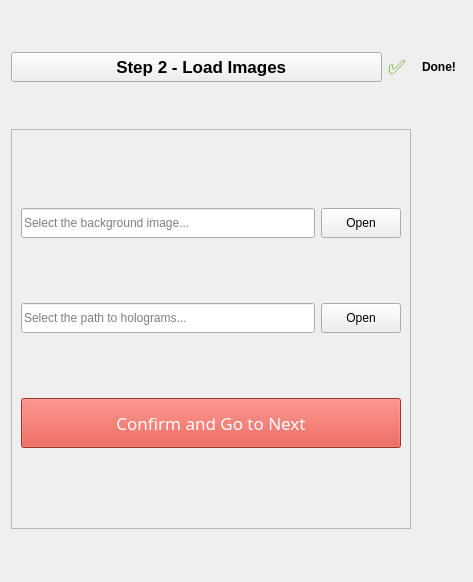
<?xml version="1.0" encoding="UTF-8"?>
<ui version="4.0">
 <class>Form</class>
 <widget class="QWidget" name="Form">
  <property name="geometry">
   <rect>
    <x>0</x>
    <y>0</y>
    <width>473</width>
    <height>582</height>
   </rect>
  </property>
  <property name="windowTitle">
   <string>Form</string>
  </property>
  <layout class="QGridLayout" name="mainLayout">
   <item row="0" column="1">
    <widget class="QLabel" name="label_check">
     <property name="enabled">
      <bool>true</bool>
     </property>
     <property name="maximumSize">
      <size>
       <width>28</width>
       <height>16777215</height>
      </size>
     </property>
     <property name="palette">
      <palette>
       <active>
        <colorrole role="WindowText">
         <brush brushstyle="SolidPattern">
          <color alpha="255">
           <red>78</red>
           <green>154</green>
           <blue>6</blue>
          </color>
         </brush>
        </colorrole>
        <colorrole role="Button">
         <brush brushstyle="SolidPattern">
          <color alpha="255">
           <red>78</red>
           <green>154</green>
           <blue>6</blue>
          </color>
         </brush>
        </colorrole>
        <colorrole role="Light">
         <brush brushstyle="SolidPattern">
          <color alpha="255">
           <red>117</red>
           <green>231</green>
           <blue>9</blue>
          </color>
         </brush>
        </colorrole>
        <colorrole role="Midlight">
         <brush brushstyle="SolidPattern">
          <color alpha="255">
           <red>97</red>
           <green>192</green>
           <blue>7</blue>
          </color>
         </brush>
        </colorrole>
        <colorrole role="Dark">
         <brush brushstyle="SolidPattern">
          <color alpha="255">
           <red>39</red>
           <green>77</green>
           <blue>3</blue>
          </color>
         </brush>
        </colorrole>
        <colorrole role="Mid">
         <brush brushstyle="SolidPattern">
          <color alpha="255">
           <red>52</red>
           <green>103</green>
           <blue>4</blue>
          </color>
         </brush>
        </colorrole>
        <colorrole role="Text">
         <brush brushstyle="SolidPattern">
          <color alpha="255">
           <red>78</red>
           <green>154</green>
           <blue>6</blue>
          </color>
         </brush>
        </colorrole>
        <colorrole role="BrightText">
         <brush brushstyle="SolidPattern">
          <color alpha="255">
           <red>255</red>
           <green>255</green>
           <blue>255</blue>
          </color>
         </brush>
        </colorrole>
        <colorrole role="ButtonText">
         <brush brushstyle="SolidPattern">
          <color alpha="255">
           <red>0</red>
           <green>0</green>
           <blue>0</blue>
          </color>
         </brush>
        </colorrole>
        <colorrole role="Base">
         <brush brushstyle="SolidPattern">
          <color alpha="255">
           <red>255</red>
           <green>255</green>
           <blue>255</blue>
          </color>
         </brush>
        </colorrole>
        <colorrole role="Window">
         <brush brushstyle="SolidPattern">
          <color alpha="255">
           <red>78</red>
           <green>154</green>
           <blue>6</blue>
          </color>
         </brush>
        </colorrole>
        <colorrole role="Shadow">
         <brush brushstyle="SolidPattern">
          <color alpha="255">
           <red>0</red>
           <green>0</green>
           <blue>0</blue>
          </color>
         </brush>
        </colorrole>
        <colorrole role="AlternateBase">
         <brush brushstyle="SolidPattern">
          <color alpha="255">
           <red>166</red>
           <green>204</green>
           <blue>130</blue>
          </color>
         </brush>
        </colorrole>
        <colorrole role="ToolTipBase">
         <brush brushstyle="SolidPattern">
          <color alpha="255">
           <red>255</red>
           <green>255</green>
           <blue>220</blue>
          </color>
         </brush>
        </colorrole>
        <colorrole role="ToolTipText">
         <brush brushstyle="SolidPattern">
          <color alpha="255">
           <red>0</red>
           <green>0</green>
           <blue>0</blue>
          </color>
         </brush>
        </colorrole>
       </active>
       <inactive>
        <colorrole role="WindowText">
         <brush brushstyle="SolidPattern">
          <color alpha="255">
           <red>78</red>
           <green>154</green>
           <blue>6</blue>
          </color>
         </brush>
        </colorrole>
        <colorrole role="Button">
         <brush brushstyle="SolidPattern">
          <color alpha="255">
           <red>78</red>
           <green>154</green>
           <blue>6</blue>
          </color>
         </brush>
        </colorrole>
        <colorrole role="Light">
         <brush brushstyle="SolidPattern">
          <color alpha="255">
           <red>117</red>
           <green>231</green>
           <blue>9</blue>
          </color>
         </brush>
        </colorrole>
        <colorrole role="Midlight">
         <brush brushstyle="SolidPattern">
          <color alpha="255">
           <red>97</red>
           <green>192</green>
           <blue>7</blue>
          </color>
         </brush>
        </colorrole>
        <colorrole role="Dark">
         <brush brushstyle="SolidPattern">
          <color alpha="255">
           <red>39</red>
           <green>77</green>
           <blue>3</blue>
          </color>
         </brush>
        </colorrole>
        <colorrole role="Mid">
         <brush brushstyle="SolidPattern">
          <color alpha="255">
           <red>52</red>
           <green>103</green>
           <blue>4</blue>
          </color>
         </brush>
        </colorrole>
        <colorrole role="Text">
         <brush brushstyle="SolidPattern">
          <color alpha="255">
           <red>78</red>
           <green>154</green>
           <blue>6</blue>
          </color>
         </brush>
        </colorrole>
        <colorrole role="BrightText">
         <brush brushstyle="SolidPattern">
          <color alpha="255">
           <red>255</red>
           <green>255</green>
           <blue>255</blue>
          </color>
         </brush>
        </colorrole>
        <colorrole role="ButtonText">
         <brush brushstyle="SolidPattern">
          <color alpha="255">
           <red>0</red>
           <green>0</green>
           <blue>0</blue>
          </color>
         </brush>
        </colorrole>
        <colorrole role="Base">
         <brush brushstyle="SolidPattern">
          <color alpha="255">
           <red>255</red>
           <green>255</green>
           <blue>255</blue>
          </color>
         </brush>
        </colorrole>
        <colorrole role="Window">
         <brush brushstyle="SolidPattern">
          <color alpha="255">
           <red>78</red>
           <green>154</green>
           <blue>6</blue>
          </color>
         </brush>
        </colorrole>
        <colorrole role="Shadow">
         <brush brushstyle="SolidPattern">
          <color alpha="255">
           <red>0</red>
           <green>0</green>
           <blue>0</blue>
          </color>
         </brush>
        </colorrole>
        <colorrole role="AlternateBase">
         <brush brushstyle="SolidPattern">
          <color alpha="255">
           <red>166</red>
           <green>204</green>
           <blue>130</blue>
          </color>
         </brush>
        </colorrole>
        <colorrole role="ToolTipBase">
         <brush brushstyle="SolidPattern">
          <color alpha="255">
           <red>255</red>
           <green>255</green>
           <blue>220</blue>
          </color>
         </brush>
        </colorrole>
        <colorrole role="ToolTipText">
         <brush brushstyle="SolidPattern">
          <color alpha="255">
           <red>0</red>
           <green>0</green>
           <blue>0</blue>
          </color>
         </brush>
        </colorrole>
       </inactive>
       <disabled>
        <colorrole role="WindowText">
         <brush brushstyle="SolidPattern">
          <color alpha="255">
           <red>39</red>
           <green>77</green>
           <blue>3</blue>
          </color>
         </brush>
        </colorrole>
        <colorrole role="Button">
         <brush brushstyle="SolidPattern">
          <color alpha="255">
           <red>78</red>
           <green>154</green>
           <blue>6</blue>
          </color>
         </brush>
        </colorrole>
        <colorrole role="Light">
         <brush brushstyle="SolidPattern">
          <color alpha="255">
           <red>117</red>
           <green>231</green>
           <blue>9</blue>
          </color>
         </brush>
        </colorrole>
        <colorrole role="Midlight">
         <brush brushstyle="SolidPattern">
          <color alpha="255">
           <red>97</red>
           <green>192</green>
           <blue>7</blue>
          </color>
         </brush>
        </colorrole>
        <colorrole role="Dark">
         <brush brushstyle="SolidPattern">
          <color alpha="255">
           <red>39</red>
           <green>77</green>
           <blue>3</blue>
          </color>
         </brush>
        </colorrole>
        <colorrole role="Mid">
         <brush brushstyle="SolidPattern">
          <color alpha="255">
           <red>52</red>
           <green>103</green>
           <blue>4</blue>
          </color>
         </brush>
        </colorrole>
        <colorrole role="Text">
         <brush brushstyle="SolidPattern">
          <color alpha="255">
           <red>39</red>
           <green>77</green>
           <blue>3</blue>
          </color>
         </brush>
        </colorrole>
        <colorrole role="BrightText">
         <brush brushstyle="SolidPattern">
          <color alpha="255">
           <red>255</red>
           <green>255</green>
           <blue>255</blue>
          </color>
         </brush>
        </colorrole>
        <colorrole role="ButtonText">
         <brush brushstyle="SolidPattern">
          <color alpha="255">
           <red>39</red>
           <green>77</green>
           <blue>3</blue>
          </color>
         </brush>
        </colorrole>
        <colorrole role="Base">
         <brush brushstyle="SolidPattern">
          <color alpha="255">
           <red>78</red>
           <green>154</green>
           <blue>6</blue>
          </color>
         </brush>
        </colorrole>
        <colorrole role="Window">
         <brush brushstyle="SolidPattern">
          <color alpha="255">
           <red>78</red>
           <green>154</green>
           <blue>6</blue>
          </color>
         </brush>
        </colorrole>
        <colorrole role="Shadow">
         <brush brushstyle="SolidPattern">
          <color alpha="255">
           <red>0</red>
           <green>0</green>
           <blue>0</blue>
          </color>
         </brush>
        </colorrole>
        <colorrole role="AlternateBase">
         <brush brushstyle="SolidPattern">
          <color alpha="255">
           <red>78</red>
           <green>154</green>
           <blue>6</blue>
          </color>
         </brush>
        </colorrole>
        <colorrole role="ToolTipBase">
         <brush brushstyle="SolidPattern">
          <color alpha="255">
           <red>255</red>
           <green>255</green>
           <blue>220</blue>
          </color>
         </brush>
        </colorrole>
        <colorrole role="ToolTipText">
         <brush brushstyle="SolidPattern">
          <color alpha="255">
           <red>0</red>
           <green>0</green>
           <blue>0</blue>
          </color>
         </brush>
        </colorrole>
       </disabled>
      </palette>
     </property>
     <property name="font">
      <font>
       <pointsize>15</pointsize>
       <weight>50</weight>
       <bold>false</bold>
       <kerning>true</kerning>
      </font>
     </property>
     <property name="layoutDirection">
      <enum>Qt::RightToLeft</enum>
     </property>
     <property name="text">
      <string>✅</string>
     </property>
     <property name="wordWrap">
      <bool>false</bool>
     </property>
     <property name="margin">
      <number>-1</number>
     </property>
    </widget>
   </item>
   <item row="0" column="2">
    <widget class="QLabel" name="label_done_text">
     <property name="minimumSize">
      <size>
       <width>0</width>
       <height>0</height>
      </size>
     </property>
     <property name="maximumSize">
      <size>
       <width>40</width>
       <height>16777215</height>
      </size>
     </property>
     <property name="font">
      <font>
       <weight>75</weight>
       <bold>true</bold>
      </font>
     </property>
     <property name="layoutDirection">
      <enum>Qt::RightToLeft</enum>
     </property>
     <property name="text">
      <string>Done!</string>
     </property>
    </widget>
   </item>
   <item row="9" column="0" colspan="3">
    <widget class="QScrollArea" name="contentArea">
     <property name="sizePolicy">
      <sizepolicy hsizetype="Expanding" vsizetype="Expanding">
       <horstretch>0</horstretch>
       <verstretch>1</verstretch>
      </sizepolicy>
     </property>
     <property name="minimumSize">
      <size>
       <width>160</width>
       <height>0</height>
      </size>
     </property>
     <property name="maximumSize">
      <size>
       <width>400</width>
       <height>400</height>
      </size>
     </property>
     <property name="styleSheet">
      <string notr="true"/>
     </property>
     <property name="verticalScrollBarPolicy">
      <enum>Qt::ScrollBarAsNeeded</enum>
     </property>
     <property name="horizontalScrollBarPolicy">
      <enum>Qt::ScrollBarAsNeeded</enum>
     </property>
     <property name="sizeAdjustPolicy">
      <enum>QAbstractScrollArea::AdjustIgnored</enum>
     </property>
     <property name="widgetResizable">
      <bool>true</bool>
     </property>
     <widget class="QWidget" name="Parameter_2">
      <property name="geometry">
       <rect>
        <x>0</x>
        <y>0</y>
        <width>398</width>
        <height>398</height>
       </rect>
      </property>
      <property name="sizePolicy">
       <sizepolicy hsizetype="Preferred" vsizetype="Expanding">
        <horstretch>0</horstretch>
        <verstretch>0</verstretch>
       </sizepolicy>
      </property>
      <property name="styleSheet">
       <string notr="true"/>
      </property>
      <layout class="QVBoxLayout" name="contentLayout">
       <item>
        <layout class="QVBoxLayout" name="verticalLayout">
         <property name="topMargin">
          <number>10</number>
         </property>
        </layout>
       </item>
       <item>
        <layout class="QHBoxLayout" name="horizontalLayout">
         <item>
          <widget class="QLineEdit" name="lineEdit_local_read">
           <property name="sizePolicy">
            <sizepolicy hsizetype="Preferred" vsizetype="Preferred">
             <horstretch>0</horstretch>
             <verstretch>0</verstretch>
            </sizepolicy>
           </property>
           <property name="minimumSize">
            <size>
             <width>0</width>
             <height>30</height>
            </size>
           </property>
           <property name="maximumSize">
            <size>
             <width>16777215</width>
             <height>30</height>
            </size>
           </property>
           <property name="text">
            <string/>
           </property>
           <property name="placeholderText">
            <string>Select the background image...</string>
           </property>
          </widget>
         </item>
         <item>
          <widget class="QPushButton" name="pushButton_background_read">
           <property name="sizePolicy">
            <sizepolicy hsizetype="Preferred" vsizetype="Preferred">
             <horstretch>0</horstretch>
             <verstretch>0</verstretch>
            </sizepolicy>
           </property>
           <property name="maximumSize">
            <size>
             <width>80</width>
             <height>30</height>
            </size>
           </property>
           <property name="text">
            <string>Open</string>
           </property>
          </widget>
         </item>
        </layout>
       </item>
       <item>
        <layout class="QHBoxLayout" name="horizontalLayout_2">
         <item>
          <widget class="QLineEdit" name="lineEdit_read_add">
           <property name="sizePolicy">
            <sizepolicy hsizetype="Preferred" vsizetype="Preferred">
             <horstretch>0</horstretch>
             <verstretch>0</verstretch>
            </sizepolicy>
           </property>
           <property name="minimumSize">
            <size>
             <width>0</width>
             <height>30</height>
            </size>
           </property>
           <property name="maximumSize">
            <size>
             <width>16777215</width>
             <height>30</height>
            </size>
           </property>
           <property name="text">
            <string/>
           </property>
           <property name="placeholderText">
            <string>Select the path to holograms...</string>
           </property>
          </widget>
         </item>
         <item>
          <widget class="QPushButton" name="pushButton_read_add">
           <property name="sizePolicy">
            <sizepolicy hsizetype="Preferred" vsizetype="Preferred">
             <horstretch>0</horstretch>
             <verstretch>0</verstretch>
            </sizepolicy>
           </property>
           <property name="maximumSize">
            <size>
             <width>80</width>
             <height>30</height>
            </size>
           </property>
           <property name="text">
            <string>Open</string>
           </property>
          </widget>
         </item>
        </layout>
       </item>
       <item>
        <widget class="QPushButton" name="pushButton_Confirm">
         <property name="sizePolicy">
          <sizepolicy hsizetype="Preferred" vsizetype="Fixed">
           <horstretch>0</horstretch>
           <verstretch>0</verstretch>
          </sizepolicy>
         </property>
         <property name="minimumSize">
          <size>
           <width>60</width>
           <height>25</height>
          </size>
         </property>
         <property name="maximumSize">
          <size>
           <width>400</width>
           <height>50</height>
          </size>
         </property>
         <property name="font">
          <font>
           <family>.SF NS Text</family>
           <pointsize>13</pointsize>
           <weight>50</weight>
           <italic>false</italic>
           <bold>false</bold>
          </font>
         </property>
         <property name="focusPolicy">
          <enum>Qt::StrongFocus</enum>
         </property>
         <property name="layoutDirection">
          <enum>Qt::LeftToRight</enum>
         </property>
         <property name="styleSheet">
          <string notr="true">color: rgb(255, 255, 255);
background-color: rgb(219, 68, 55);</string>
         </property>
         <property name="text">
          <string>Confirm and Go to Next</string>
         </property>
        </widget>
       </item>
       <item>
        <layout class="QVBoxLayout" name="verticalLayout_2">
         <property name="topMargin">
          <number>10</number>
         </property>
        </layout>
       </item>
      </layout>
     </widget>
    </widget>
   </item>
   <item row="0" column="0">
    <widget class="QToolButton" name="toggleButton">
     <property name="sizePolicy">
      <sizepolicy hsizetype="Preferred" vsizetype="Preferred">
       <horstretch>0</horstretch>
       <verstretch>0</verstretch>
      </sizepolicy>
     </property>
     <property name="maximumSize">
      <size>
       <width>400</width>
       <height>30</height>
      </size>
     </property>
     <property name="font">
      <font>
       <pointsize>13</pointsize>
       <weight>75</weight>
       <italic>false</italic>
       <bold>true</bold>
      </font>
     </property>
     <property name="text">
      <string>  Step 2 - Load Images</string>
     </property>
    </widget>
   </item>
  </layout>
 </widget>
 <resources/>
 <connections/>
</ui>
